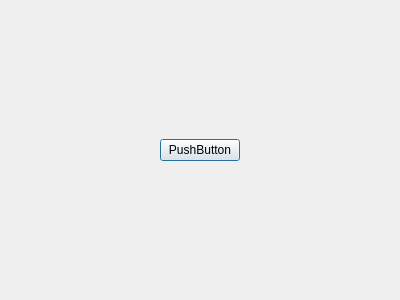
<?xml version="1.0" encoding="UTF-8"?>
<ui version="4.0">
 <class>SonDialog</class>
 <widget class="QDialog" name="Dialog">
  <property name="geometry">
   <rect>
    <x>0</x>
    <y>0</y>
    <width>400</width>
    <height>300</height>
   </rect>
  </property>
  <property name="windowTitle">
   <string>SonDialog</string>
  </property>
  <layout class="QHBoxLayout" name="horizontalLayout_2">
   <item>
    <layout class="QHBoxLayout" name="horizontalLayout">
     <item>
      <spacer name="horizontalSpacer">
       <property name="orientation">
        <enum>Qt::Horizontal</enum>
       </property>
       <property name="sizeHint" stdset="0">
        <size>
         <width>40</width>
         <height>20</height>
        </size>
       </property>
      </spacer>
     </item>
     <item>
      <layout class="QVBoxLayout" name="verticalLayout">
       <item>
        <spacer name="verticalSpacer">
         <property name="orientation">
          <enum>Qt::Vertical</enum>
         </property>
         <property name="sizeHint" stdset="0">
          <size>
           <width>20</width>
           <height>40</height>
          </size>
         </property>
        </spacer>
       </item>
       <item>
        <widget class="QPushButton" name="pushButton">
         <property name="text">
          <string>PushButton</string>
         </property>
        </widget>
       </item>
       <item>
        <spacer name="verticalSpacer_2">
         <property name="orientation">
          <enum>Qt::Vertical</enum>
         </property>
         <property name="sizeHint" stdset="0">
          <size>
           <width>20</width>
           <height>40</height>
          </size>
         </property>
        </spacer>
       </item>
      </layout>
     </item>
     <item>
      <spacer name="horizontalSpacer_2">
       <property name="orientation">
        <enum>Qt::Horizontal</enum>
       </property>
       <property name="sizeHint" stdset="0">
        <size>
         <width>40</width>
         <height>20</height>
        </size>
       </property>
      </spacer>
     </item>
    </layout>
   </item>
  </layout>
 </widget>
 <resources/>
 <connections/>
</ui>
